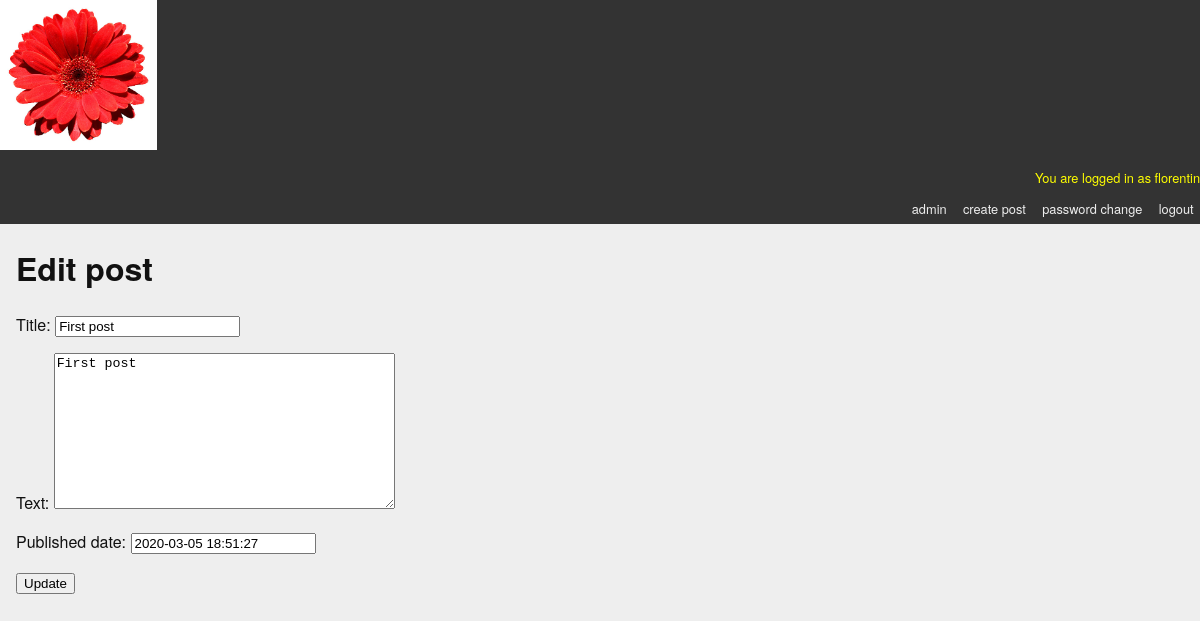
The app's page /post/1/edit/ (signed in), older data.
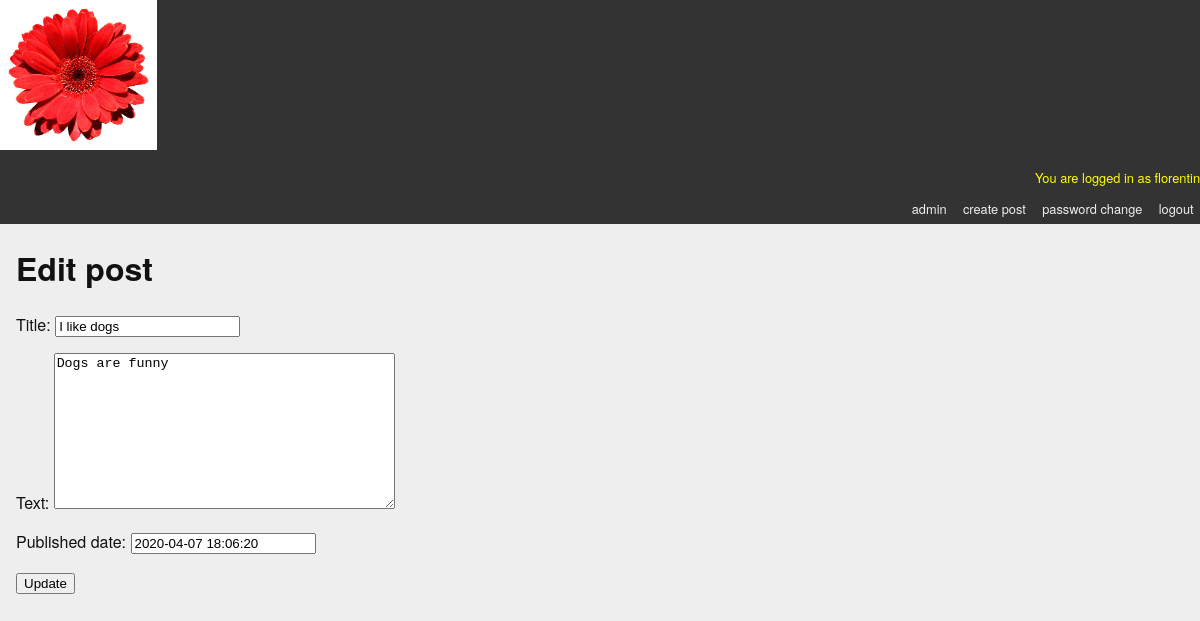
The same page, newer data.
### blogging/models.py (models this page shows, shortened)
class Post(models.Model):
    title = models.CharField(max_length=128)
    text = models.TextField(blank=True)
    author = models.ForeignKey(User, on_delete=models.CASCADE)
    created_date = models.DateTimeField(auto_now_add=True)
    modified_date = models.DateTimeField(auto_now=True)
    published_date = models.DateTimeField(blank=True, null= True)

### blogging/views.py (the view)
# urls.py: path('post/<int:pk>/edit/', PostUpdateView.as_view(), name='post_edit'),
class PostUpdateView(LoginRequiredMixin, UserPassesTestMixin, UpdateView):
    model = Post
    template_name = 'post_edit.html'
    login_url = "login"
    fields = ('title', 'text', 'published_date', )
    def test_func(self):
        obj = self.get_object()
        return obj.author == self.request.user

### mysite/templates/post_edit.html
{% extends 'base.html' %}
{% block content %}
    <h1>Edit post</h1>
    <form action="" method="post">{% csrf_token %}
      {{ form.as_p }}
    <input type="submit" value="Update" />
</form>
{% endblock content %}

Row changes from the older to the newer data that the page shows:
changed Post: title "First post" → "I like dogs"; text "First post" → "Dogs are funny"; published_date "2020-03-05 18:51:27" → "2020-04-07 18:06:20"
